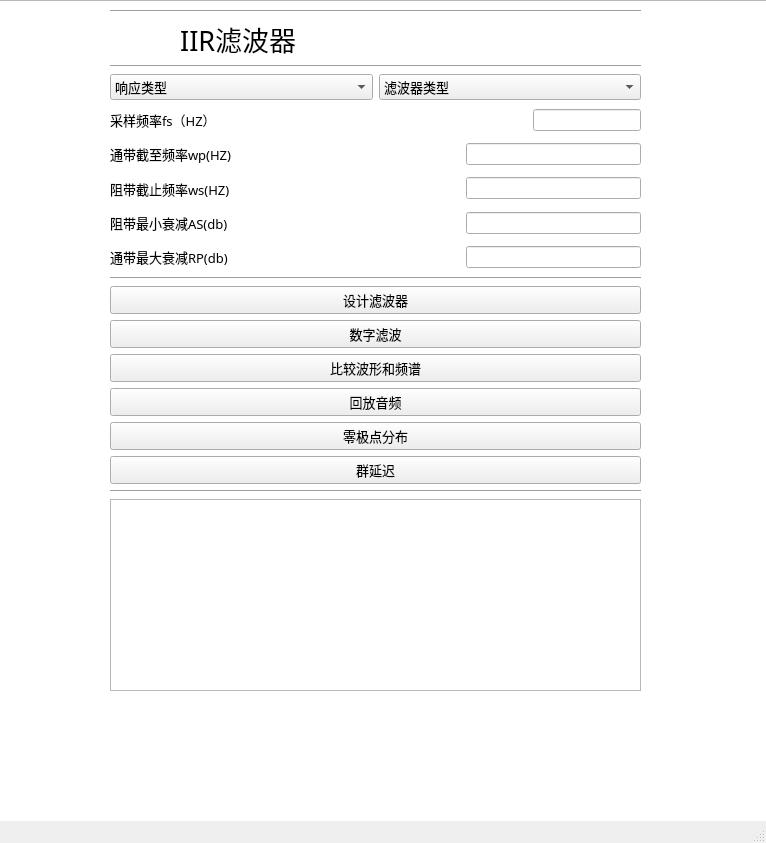
<?xml version="1.0" encoding="UTF-8"?>
<ui version="4.0">
 <class>MainWindow</class>
 <widget class="QMainWindow" name="MainWindow">
  <property name="geometry">
   <rect>
    <x>0</x>
    <y>0</y>
    <width>766</width>
    <height>843</height>
   </rect>
  </property>
  <property name="windowTitle">
   <string>MainWindow</string>
  </property>
  <widget class="QWidget" name="centralwidget">
   <widget class="QWidget" name="layoutWidget">
    <property name="geometry">
     <rect>
      <x>110</x>
      <y>10</y>
      <width>531</width>
      <height>681</height>
     </rect>
    </property>
    <layout class="QVBoxLayout" name="verticalLayout_2">
     <item>
      <widget class="Line" name="line">
       <property name="orientation">
        <enum>Qt::Horizontal</enum>
       </property>
      </widget>
     </item>
     <item>
      <widget class="QLabel" name="label">
       <property name="font">
        <font>
         <family>黑体</family>
         <pointsize>20</pointsize>
        </font>
       </property>
       <property name="text">
        <string>          IIR滤波器</string>
       </property>
      </widget>
     </item>
     <item>
      <widget class="Line" name="line_2">
       <property name="orientation">
        <enum>Qt::Horizontal</enum>
       </property>
      </widget>
     </item>
     <item>
      <layout class="QHBoxLayout" name="horizontalLayout_9">
       <item>
        <widget class="QComboBox" name="comboBox">
         <property name="font">
          <font>
           <family>黑体</family>
           <pointsize>10</pointsize>
          </font>
         </property>
         <item>
          <property name="text">
           <string>响应类型</string>
          </property>
         </item>
         <item>
          <property name="text">
           <string>lowpass</string>
          </property>
         </item>
         <item>
          <property name="text">
           <string>highpass</string>
          </property>
         </item>
         <item>
          <property name="text">
           <string>bandpass</string>
          </property>
         </item>
         <item>
          <property name="text">
           <string>bandstop</string>
          </property>
         </item>
        </widget>
       </item>
       <item>
        <widget class="QComboBox" name="comboBox_2">
         <property name="font">
          <font>
           <family>黑体</family>
           <pointsize>10</pointsize>
          </font>
         </property>
         <item>
          <property name="text">
           <string>滤波器类型</string>
          </property>
         </item>
         <item>
          <property name="text">
           <string>butter</string>
          </property>
         </item>
         <item>
          <property name="text">
           <string>chebyI</string>
          </property>
         </item>
         <item>
          <property name="text">
           <string>chebyII</string>
          </property>
         </item>
         <item>
          <property name="text">
           <string>ellip</string>
          </property>
         </item>
        </widget>
       </item>
      </layout>
     </item>
     <item>
      <layout class="QVBoxLayout" name="verticalLayout">
       <item>
        <layout class="QHBoxLayout" name="horizontalLayout">
         <item>
          <widget class="QLabel" name="label_2">
           <property name="sizePolicy">
            <sizepolicy hsizetype="MinimumExpanding" vsizetype="MinimumExpanding">
             <horstretch>0</horstretch>
             <verstretch>0</verstretch>
            </sizepolicy>
           </property>
           <property name="font">
            <font>
             <family>黑体</family>
             <pointsize>10</pointsize>
            </font>
           </property>
           <property name="text">
            <string>采样频率fs（HZ）</string>
           </property>
          </widget>
         </item>
         <item>
          <spacer name="horizontalSpacer">
           <property name="orientation">
            <enum>Qt::Horizontal</enum>
           </property>
           <property name="sizeHint" stdset="0">
            <size>
             <width>40</width>
             <height>20</height>
            </size>
           </property>
          </spacer>
         </item>
         <item>
          <widget class="QLineEdit" name="lineEdit">
           <property name="sizePolicy">
            <sizepolicy hsizetype="Preferred" vsizetype="Fixed">
             <horstretch>0</horstretch>
             <verstretch>0</verstretch>
            </sizepolicy>
           </property>
          </widget>
         </item>
        </layout>
       </item>
       <item>
        <layout class="QHBoxLayout" name="horizontalLayout_2">
         <item>
          <widget class="QLabel" name="label_3">
           <property name="sizePolicy">
            <sizepolicy hsizetype="MinimumExpanding" vsizetype="MinimumExpanding">
             <horstretch>0</horstretch>
             <verstretch>1</verstretch>
            </sizepolicy>
           </property>
           <property name="font">
            <font>
             <family>黑体</family>
             <pointsize>10</pointsize>
            </font>
           </property>
           <property name="text">
            <string>通带截至频率wp(HZ)</string>
           </property>
          </widget>
         </item>
         <item>
          <spacer name="horizontalSpacer_2">
           <property name="orientation">
            <enum>Qt::Horizontal</enum>
           </property>
           <property name="sizeHint" stdset="0">
            <size>
             <width>40</width>
             <height>20</height>
            </size>
           </property>
          </spacer>
         </item>
         <item>
          <widget class="QLineEdit" name="lineEdit_2"/>
         </item>
        </layout>
       </item>
       <item>
        <layout class="QHBoxLayout" name="horizontalLayout_3">
         <item>
          <widget class="QLabel" name="label_7">
           <property name="sizePolicy">
            <sizepolicy hsizetype="MinimumExpanding" vsizetype="MinimumExpanding">
             <horstretch>0</horstretch>
             <verstretch>1</verstretch>
            </sizepolicy>
           </property>
           <property name="font">
            <font>
             <family>黑体</family>
             <pointsize>10</pointsize>
            </font>
           </property>
           <property name="text">
            <string>阻带截止频率ws(HZ)</string>
           </property>
          </widget>
         </item>
         <item>
          <spacer name="horizontalSpacer_3">
           <property name="orientation">
            <enum>Qt::Horizontal</enum>
           </property>
           <property name="sizeHint" stdset="0">
            <size>
             <width>40</width>
             <height>20</height>
            </size>
           </property>
          </spacer>
         </item>
         <item>
          <widget class="QLineEdit" name="lineEdit_3"/>
         </item>
        </layout>
       </item>
       <item>
        <layout class="QHBoxLayout" name="horizontalLayout_5">
         <item>
          <widget class="QLabel" name="label_5">
           <property name="sizePolicy">
            <sizepolicy hsizetype="MinimumExpanding" vsizetype="MinimumExpanding">
             <horstretch>0</horstretch>
             <verstretch>0</verstretch>
            </sizepolicy>
           </property>
           <property name="font">
            <font>
             <family>黑体</family>
             <pointsize>10</pointsize>
            </font>
           </property>
           <property name="text">
            <string>阻带最小衰减AS(db)</string>
           </property>
          </widget>
         </item>
         <item>
          <spacer name="horizontalSpacer_4">
           <property name="orientation">
            <enum>Qt::Horizontal</enum>
           </property>
           <property name="sizeHint" stdset="0">
            <size>
             <width>40</width>
             <height>20</height>
            </size>
           </property>
          </spacer>
         </item>
         <item>
          <widget class="QLineEdit" name="lineEdit_5"/>
         </item>
        </layout>
       </item>
       <item>
        <layout class="QHBoxLayout" name="horizontalLayout_4">
         <item>
          <widget class="QLabel" name="label_6">
           <property name="sizePolicy">
            <sizepolicy hsizetype="MinimumExpanding" vsizetype="MinimumExpanding">
             <horstretch>0</horstretch>
             <verstretch>0</verstretch>
            </sizepolicy>
           </property>
           <property name="font">
            <font>
             <family>黑体</family>
             <pointsize>10</pointsize>
            </font>
           </property>
           <property name="text">
            <string>通带最大衰减RP(db)</string>
           </property>
          </widget>
         </item>
         <item>
          <spacer name="horizontalSpacer_5">
           <property name="orientation">
            <enum>Qt::Horizontal</enum>
           </property>
           <property name="sizeHint" stdset="0">
            <size>
             <width>40</width>
             <height>20</height>
            </size>
           </property>
          </spacer>
         </item>
         <item>
          <widget class="QLineEdit" name="lineEdit_4"/>
         </item>
        </layout>
       </item>
      </layout>
     </item>
     <item>
      <widget class="Line" name="line_6">
       <property name="orientation">
        <enum>Qt::Horizontal</enum>
       </property>
      </widget>
     </item>
     <item>
      <widget class="QPushButton" name="pushButton">
       <property name="font">
        <font>
         <family>黑体</family>
         <pointsize>10</pointsize>
        </font>
       </property>
       <property name="text">
        <string>设计滤波器</string>
       </property>
      </widget>
     </item>
     <item>
      <widget class="QPushButton" name="pushButton_2">
       <property name="font">
        <font>
         <family>黑体</family>
         <pointsize>10</pointsize>
        </font>
       </property>
       <property name="text">
        <string>数字滤波</string>
       </property>
      </widget>
     </item>
     <item>
      <widget class="QPushButton" name="pushButton_3">
       <property name="font">
        <font>
         <family>黑体</family>
         <pointsize>10</pointsize>
        </font>
       </property>
       <property name="text">
        <string>比较波形和频谱</string>
       </property>
      </widget>
     </item>
     <item>
      <widget class="QPushButton" name="pushButton_4">
       <property name="font">
        <font>
         <family>黑体</family>
         <pointsize>10</pointsize>
        </font>
       </property>
       <property name="text">
        <string>回放音频</string>
       </property>
      </widget>
     </item>
     <item>
      <widget class="QPushButton" name="pushButton_5">
       <property name="font">
        <font>
         <family>黑体</family>
         <pointsize>10</pointsize>
        </font>
       </property>
       <property name="text">
        <string>零极点分布</string>
       </property>
      </widget>
     </item>
     <item>
      <widget class="QPushButton" name="pushButton_6">
       <property name="font">
        <font>
         <family>黑体</family>
         <pointsize>10</pointsize>
        </font>
       </property>
       <property name="text">
        <string>群延迟</string>
       </property>
      </widget>
     </item>
     <item>
      <widget class="Line" name="line_5">
       <property name="orientation">
        <enum>Qt::Horizontal</enum>
       </property>
      </widget>
     </item>
     <item>
      <widget class="QTextBrowser" name="textBrowser">
       <property name="styleSheet">
        <string notr="true">background-image: url(:/dinisi.png);</string>
       </property>
      </widget>
     </item>
    </layout>
   </widget>
   <widget class="QListView" name="listView">
    <property name="geometry">
     <rect>
      <x>-2</x>
      <y>0</y>
      <width>771</width>
      <height>841</height>
     </rect>
    </property>
    <property name="styleSheet">
     <string notr="true">background-image: url(:/PA.png);</string>
    </property>
   </widget>
   <zorder>listView</zorder>
   <zorder>layoutWidget</zorder>
  </widget>
  <widget class="QMenuBar" name="menubar">
   <property name="geometry">
    <rect>
     <x>0</x>
     <y>0</y>
     <width>766</width>
     <height>26</height>
    </rect>
   </property>
  </widget>
  <widget class="QStatusBar" name="statusbar"/>
 </widget>
 <resources>
  <include location="background.qrc"/>
 </resources>
 <connections/>
</ui>
